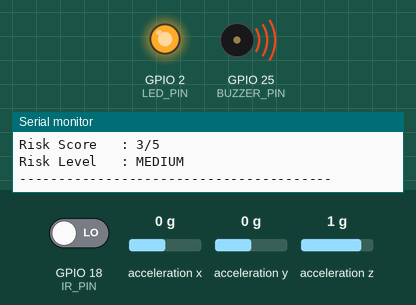
This sketch was run on a simulated ESP32. Parts: output pins drawn as LEDs (lit = HIGH), buzzer (waves = sounding), the last lines printed to the serial monitor. Inputs (shaded band) come from the test bench; at power-on: acceleration x 0 g, GPIO 18 (IR_PIN) LOW, acceleration y 0 g, acceleration z 1 g. WiFi joins after 1.5 s; servers stay silent unless stated; uploads are accepted with an empty reply; the local clock reads 2024-03-15 10:24:30 at power-on unless the sketch sets it.

Above: at 4.0 s.
4.3 s: acceleration x set to -0.4 g
At 4.51 s:
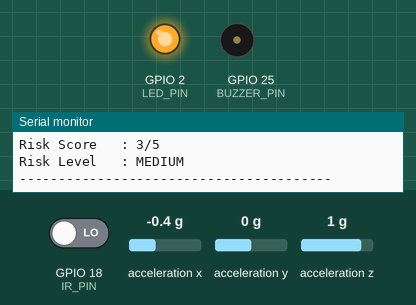
6.1 s: GPIO 18 (IR_PIN) driven HIGH
At 7.23 s:
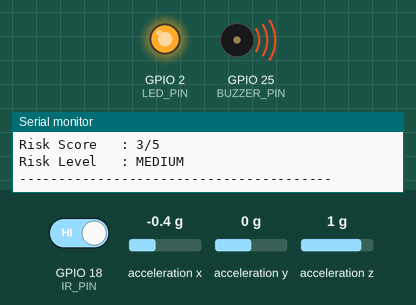
9.1 s: GPIO 18 (IR_PIN) driven LOW
At 9.31 s:
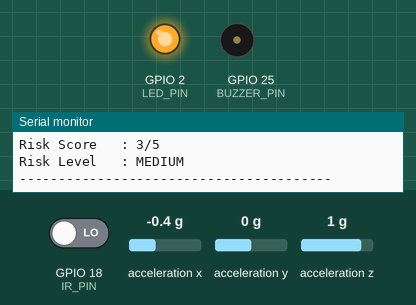
10.7 s: acceleration x set to 0 g
At 11.47 s:
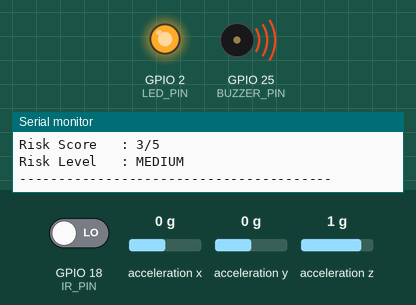
Timing chart, 0 to 14.7 s (numbered marks = the images above; inputs shaded):
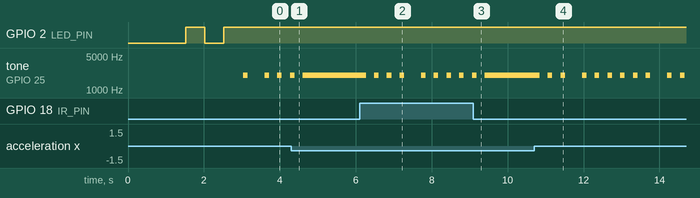

Measured:
- the behaviour switches between -0.2 and -0.3 g on acceleration x (found by bisection; images 0 and 1)
- after the input at 4.3 s, tone on GPIO 25 (BUZZER_PIN): goes on until 4.6 s, then stays 2000 Hz
- after the input at 6.1 s, tone on GPIO 25 (BUZZER_PIN): goes 3 × (silent 0.22 s, 2000 Hz 0.12 s), silent 0.45 s, 4 × (2000 Hz 0.12 s, silent 0.22 s), then 2000 Hz, starting after 0.17 s
- after the input at 9.1 s, tone on GPIO 25 (BUZZER_PIN): goes on until 9.4 s, then stays 2000 Hz
- after the input at 10.7 s, tone on GPIO 25 (BUZZER_PIN): plays 2000 Hz for 0.12 s, 2000 Hz for 0.12 s, 2000 Hz for 0.12 s, 2000 Hz for 0.12 s, 2000 Hz for 0.12 s, 2000 Hz for 0.12 s … (10 notes in this stretch), starting after 0.15 s

The sketch:

MineGuard_ESP32_ADXL345_IR_Node.ino
```cpp
/*
 * MineGuard SIH26025 - Autonomous Slope & Structure Stability Monitoring System
 * Hardware Node Firmware: ESP32 + ADXL345 + IR Sensor (Crack / Rock Displacement) + KY-006 Buzzer
 *
 * Pin Connections:
 *   ADXL345 Accelerometer/Inclinometer (I2C):
 *     - VCC -> 3.3V
 *     - GND -> GND
 *     - SDA -> GPIO 23
 *     - SCL -> GPIO 22
 *
 *   IR Obstacle/Crack Detection Sensor (Replaces Ultrasonic Sensor):
 *     - VCC -> 5V (or 3.3V depending on module)
 *     - GND -> GND
 *     - OUT -> GPIO 18 (Active LOW: LOW = Crack/Rock Displacement Detected, HIGH = Normal)
 *
 *   KY-006 Passive/Active Buzzer:
 *     - Positive (+) -> GPIO 25
 *     - Negative (-) -> GND
 *
 *   Built-in LED:
 *     - GPIO 2
 */

#include <WiFi.h>
#include <HTTPClient.h>
#include <Wire.h>
#include <time.h>
#include <math.h>

#include <Adafruit_Sensor.h>
#include <Adafruit_ADXL345_U.h>

// =====================================================
// WIFI CONFIG
// =====================================================
const char* WIFI_SSID     = "EBD";
const char* WIFI_PASSWORD = "12345678";

// =====================================================
// BACKEND CONFIG (PORT 5000)
// =====================================================
const char* SERVER_URL = "http://10.247.73.140:5000/api/v1/ingest";

// =====================================================
// NODE CONFIG
// =====================================================
const char* NODE_ID = "N02";

// =====================================================
// PIN DEFINITIONS
// =====================================================
#define SDA_PIN 23
#define SCL_PIN 22
#define IR_PIN 18
#define BUZZER_PIN 25
#define LED_PIN 2

// IR Active LOW logic:
// Most IR proximity modules output LOW when obstacle/crack is detected
#define IR_ACTIVE_LOW true

// =====================================================
// ADXL345 OBJECT
// =====================================================
Adafruit_ADXL345_Unified accel = Adafruit_ADXL345_Unified(12345);

// =====================================================
// THRESHOLDS
// =====================================================
const float TILT_THRESHOLD = 15.0; // 15 degrees tilt limit

// =====================================================
// VARIABLES
// =====================================================
unsigned long lastSendTime = 0;
const unsigned long SEND_INTERVAL = 2000; // Send telemetry every 2 seconds

// =====================================================
// WIFI CONNECTION
// =====================================================
void connectWiFi() {
    if (WiFi.status() == WL_CONNECTED) {
        digitalWrite(LED_PIN, HIGH);
        return;
    }

    Serial.println("\nConnecting to Wi-Fi...");
    WiFi.mode(WIFI_STA);
    WiFi.disconnect();
    delay(500);
    WiFi.begin(WIFI_SSID, WIFI_PASSWORD);

    int attempts = 0;
    while (WiFi.status() != WL_CONNECTED && attempts < 30) {
        digitalWrite(LED_PIN, !digitalRead(LED_PIN)); // Blink LED
        Serial.print(".");
        delay(500);
        attempts++;
    }
    Serial.println();

    if (WiFi.status() == WL_CONNECTED) {
        digitalWrite(LED_PIN, HIGH);
        Serial.println("[WiFi] Connected successfully!");
        Serial.print("ESP32 IP: ");
        Serial.println(WiFi.localIP());
    } else {
        digitalWrite(LED_PIN, LOW);
        Serial.println("[WiFi] Connection FAILED.");
    }
}

// =====================================================
// TIME SYNCHRONIZATION
// =====================================================
void setupTime() {
    if (WiFi.status() != WL_CONNECTED) return;
    configTime(0, 0, "pool.ntp.org", "time.nist.gov");
    struct tm timeinfo;
    if (getLocalTime(&timeinfo, 5000)) {
        Serial.println("[Time] NTP Synchronized.");
    }
}

String getTimestamp() {
    struct tm timeinfo;
    if (getLocalTime(&timeinfo, 1000)) {
        char buffer[30];
        strftime(buffer, sizeof(buffer), "%Y-%m-%dT%H:%M:%SZ", &timeinfo);
        return String(buffer);
    }
    return String(millis() / 1000);
}

// =====================================================
// CALCULATE TILT (PITCH / ROLL)
// =====================================================
float calculateTilt(float X, float Y, float Z) {
    return atan2(sqrt(X * X + Y * Y), fabs(Z)) * 180.0 / PI;
}

// =====================================================
// READ ADXL345
// =====================================================
void readADXL345(float &tilt, float &vibration) {
    sensors_event_t event;
    accel.getEvent(&event);

    float ax = event.acceleration.x / 9.80665;
    float ay = event.acceleration.y / 9.80665;
    float az = event.acceleration.z / 9.80665;

    tilt = calculateTilt(ax, ay, az);
    float magnitude = sqrt(ax * ax + ay * ay + az * az);
    vibration = fabs(magnitude - 1.0);
}

// =====================================================
// READ IR SENSOR (CRACK / DISPLACEMENT DETECTION)
// =====================================================
bool readIRSensor() {
    int irState = digitalRead(IR_PIN);
    if (IR_ACTIVE_LOW) {
        return (irState == LOW);
    } else {
        return (irState == HIGH);
    }
}

// =====================================================
// LOCAL RISK SCORE CALCULATION (SAFETY NET)
// =====================================================
int calculateRisk(float tilt, bool irTriggered) {
    int riskScore = 0;
    if (tilt > TILT_THRESHOLD) {
        riskScore += 3;
    }
    if (irTriggered) {
        riskScore += 3; // Crack or rock displacement detected
    }
    return riskScore;
}

String getRiskLevel(int riskScore) {
    if (riskScore >= 5) return "HIGH";
    if (riskScore >= 2) return "MEDIUM";
    return "LOW";
}

// =====================================================
// BUZZER CONTROL
// =====================================================
void updateBuzzer(String riskLevel) {
    if (riskLevel == "HIGH") {
        tone(BUZZER_PIN, 2000);
        Serial.println("BUZZER: HIGH - CONTINUOUS ALARM");
    } else if (riskLevel == "MEDIUM") {
        // Caution chirp
        tone(BUZZER_PIN, 2000);
        delay(120);
        noTone(BUZZER_PIN);
    } else {
        noTone(BUZZER_PIN);
    }
}

// =====================================================
// SEND DATA TO BACKEND & SYNC FIREBASE
// =====================================================
void sendData(bool irTriggered, float tilt, float vibration, int riskScore, String riskLevel) {
    if (WiFi.status() != WL_CONNECTED) {
        connectWiFi();
        if (WiFi.status() != WL_CONNECTED) return;
    }

    HTTPClient http;
    http.begin(SERVER_URL);
    http.addHeader("Content-Type", "application/json");
    http.setTimeout(3000);

    // If IR detects crack opening, map to effective displacement (3.0 cm)
    // so backend ML feature engineering captures the ground movement:
    float effectiveDisplacement = irTriggered ? 3.0 : 0.0;

    String json = "{";
    json += "\"node_id\":\"" + String(NODE_ID) + "\",";
    json += "\"timestamp\":\"" + getTimestamp() + "\",";
    json += "\"ir_triggered\":" + String(irTriggered ? "true" : "false") + ",";
    json += "\"distance\":0.0,";
    json += "\"distance_change\":" + String(effectiveDisplacement, 2) + ",";
    json += "\"displacement\":" + String(effectiveDisplacement, 2) + ",";
    json += "\"tilt\":" + String(tilt, 2) + ",";
    json += "\"vibration\":" + String(vibration, 4) + ",";
    json += "\"risk_score\":" + String(riskScore) + ",";
    json += "\"risk_level\":\"" + riskLevel + "\"";
    json += "}";

    Serial.println("\n========== TELEMETRY SENT ==========");
    Serial.println(json);

    int responseCode = http.POST(json);
    Serial.printf("HTTP Response Code: %d\n", responseCode);

    if (responseCode > 0) {
        String response = http.getString();
        Serial.println("Server Response (Backend ML + Firebase Sync):");
        Serial.println(response);

        if (responseCode == 200) {
            Serial.println(">>> [SUCCESS] Saved in Firebase & Live on Dashboard! <<<");
        }
    } else {
        Serial.printf("[HTTP ERROR] %s\n", http.errorToString(responseCode).c_str());
    }

    http.end();
    Serial.println("====================================");
}

// =====================================================
// SETUP
// =====================================================
void setup() {
    Serial.begin(115200);
    delay(1000);

    Serial.println("\n========================================");
    Serial.println("  MINEGUARD NODE 02 (ESP32 + ADXL345 + IR)");
    Serial.println("  IR CRACK SENSOR (REPLACING ULTRASONIC)");
    Serial.println("========================================");

    pinMode(LED_PIN, OUTPUT);
    digitalWrite(LED_PIN, LOW);

    pinMode(IR_PIN, INPUT);
    Serial.println("[1] IR Crack/Proximity Sensor Initialized (Pin 18).");

    pinMode(BUZZER_PIN, OUTPUT);
    noTone(BUZZER_PIN);
    Serial.println("[2] KY-006 Buzzer Initialized (Pin 25).");

    Wire.begin(SDA_PIN, SCL_PIN);
    if (!accel.begin()) {
        Serial.println("[ERROR] ADXL345 NOT FOUND! Check I2C wiring (SDA=23, SCL=22).");
        while (1) {
            digitalWrite(LED_PIN, HIGH); delay(200);
            digitalWrite(LED_PIN, LOW); delay(200);
        }
    }
    accel.setRange(ADXL345_RANGE_16_G);
    Serial.println("[3] ADXL345 Accelerometer Initialized.");

    connectWiFi();
    setupTime();

    Serial.println("\n[OK] NODE N02 READY - Streaming to Backend & Dashboard.");
}

// =====================================================
// MAIN LOOP
// =====================================================
void loop() {
    bool irTriggered = readIRSensor();

    float tilt = 0.0;
    float vibration = 0.0;
    readADXL345(tilt, vibration);

    int riskScore = calculateRisk(tilt, irTriggered);
    String riskLevel = getRiskLevel(riskScore);
    updateBuzzer(riskLevel);

    Serial.println("\n----------------------------------------");
    Serial.printf("Node ID      : %s\n", NODE_ID);
    Serial.printf("IR Status    : %s\n", irTriggered ? "CRACK / DISPLACEMENT DETECTED" : "NORMAL (SURFACE INTACT)");
    Serial.printf("Tilt Angle   : %.2f deg\n", tilt);
    Serial.printf("Vibration    : %.4f g\n", vibration);
    Serial.printf("Risk Score   : %d/5\n", riskScore);
    Serial.printf("Risk Level   : %s\n", riskLevel.c_str());
    Serial.println("----------------------------------------");

    if (millis() - lastSendTime >= SEND_INTERVAL) {
        lastSendTime = millis();
        sendData(irTriggered, tilt, vibration, riskScore, riskLevel);
    }

    delay(200);
}
```
